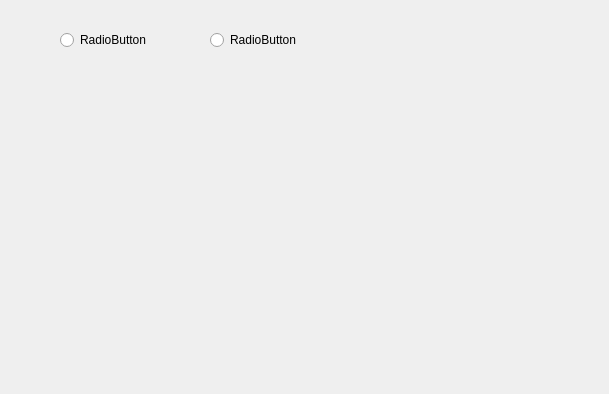
<?xml version="1.0" encoding="UTF-8"?>
<ui version="4.0">
 <class>DialogTest</class>
 <widget class="QWidget" name="DialogTest">
  <property name="geometry">
   <rect>
    <x>0</x>
    <y>0</y>
    <width>609</width>
    <height>394</height>
   </rect>
  </property>
  <property name="windowTitle">
   <string>DialogTest</string>
  </property>
  <widget class="QRadioButton" name="radioButton">
   <property name="geometry">
    <rect>
     <x>60</x>
     <y>30</y>
     <width>95</width>
     <height>20</height>
    </rect>
   </property>
   <property name="text">
    <string>RadioButton</string>
   </property>
  </widget>
  <widget class="QRadioButton" name="radioButton_2">
   <property name="geometry">
    <rect>
     <x>210</x>
     <y>30</y>
     <width>95</width>
     <height>20</height>
    </rect>
   </property>
   <property name="text">
    <string>RadioButton</string>
   </property>
  </widget>
 </widget>
 <resources/>
 <connections/>
</ui>
